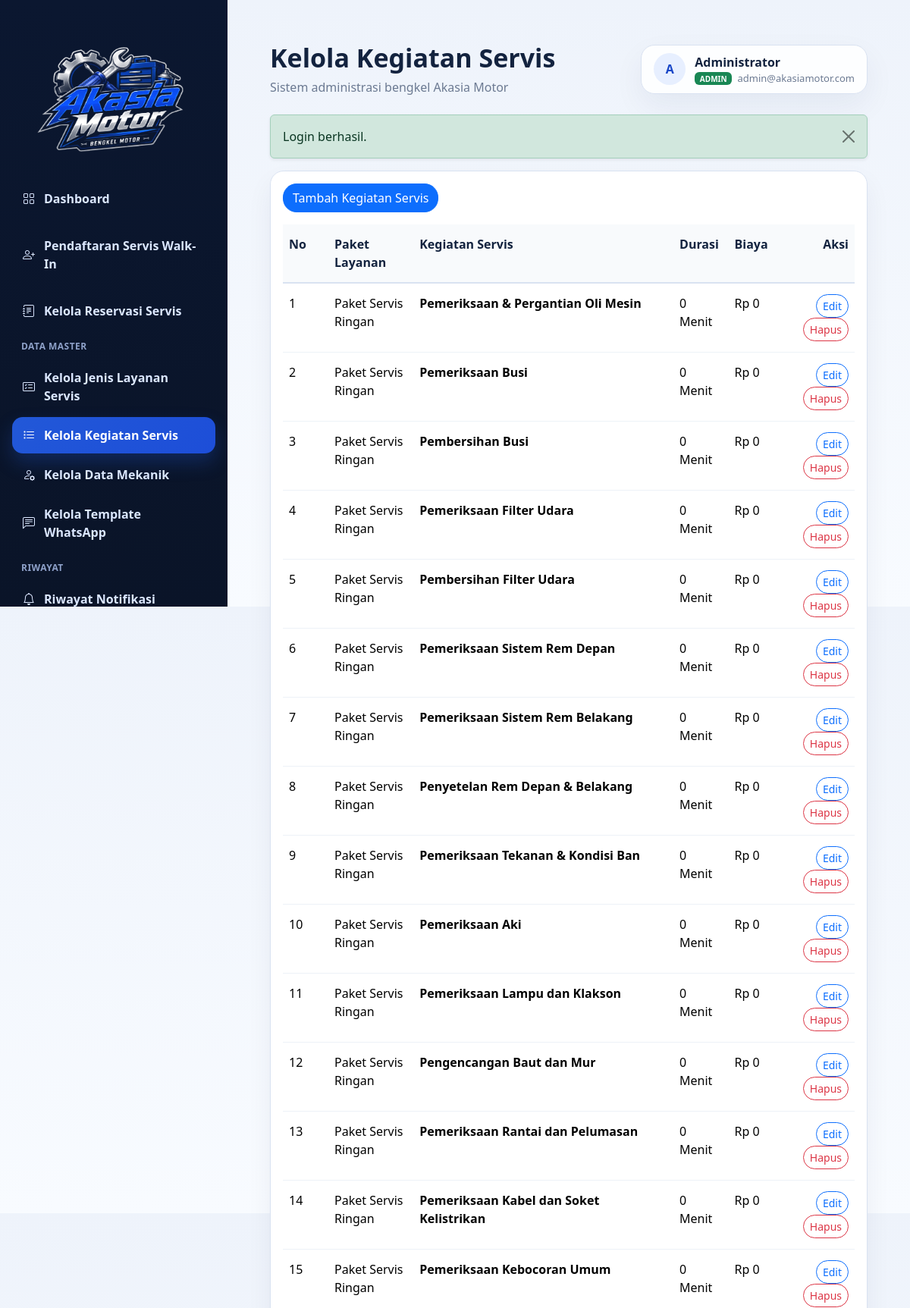
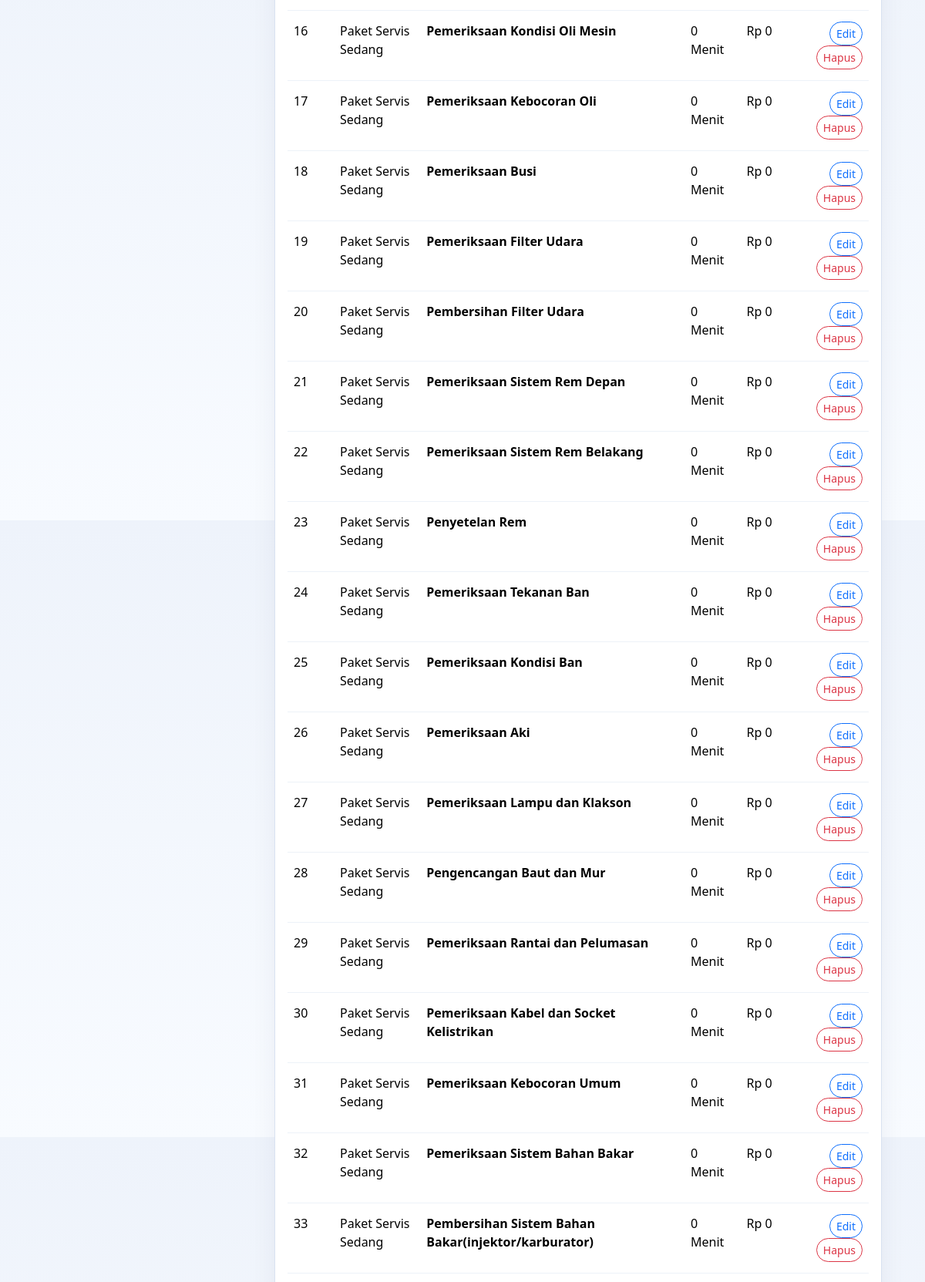
Screenshot of /akasia_admin/index.php?page=kegiatan_servis (signed in, upper part) with the database file from the repository (2 pictures, top to bottom).
### tables this page shows
CREATE TABLE `kegiatan_servis` (
  `id` int(11) NOT NULL,
  `jenis_layanan_id` int(11) NOT NULL,
  `nama_kegiatan` varchar(150) NOT NULL,
  `estimasi_durasi` int(11) NOT NULL DEFAULT 0 COMMENT 'Durasi dalam menit',
  `estimasi_biaya` decimal(12,2) NOT NULL DEFAULT 0.00,
  `is_active` tinyint(1) NOT NULL DEFAULT 1 COMMENT '1 = Aktif, 0 = Nonaktif'
);

CREATE TABLE `jenis_layanan` (
  `id` int(11) NOT NULL,
  `nama` varchar(100) NOT NULL,
  `deskripsi` text DEFAULT NULL,
  `estimasi_durasi` int(11) NOT NULL DEFAULT 0 COMMENT 'Durasi dalam menit',
  `estimasi_biaya_jasa` decimal(12,2) NOT NULL DEFAULT 0.00,
  `is_custom` tinyint(1) NOT NULL DEFAULT 0 COMMENT '1 jika layanan bersifat dinamis/custom',
  `is_active` tinyint(1) NOT NULL DEFAULT 1 COMMENT '1 = Aktif, 0 = Nonaktif'
);

### akasia_admin/index.php (called while the page is built, shortened)
<?php
$page = $_GET['page'] ?? 'dashboard';
$pageFile = __DIR__ . '/pages/' . $page . '.php';
require __DIR__ . '/layout/header.php';
require __DIR__ . '/layout/sidebar.php';
require $pageFile;
require __DIR__ . '/layout/footer.php';

### akasia_admin/pages/kegiatan_servis.php (the view, shortened to what this page needs)
<?php
$kegiatanStmt = $pdo->query("
    SELECT ks.id, ks.nama_kegiatan, ks.jenis_layanan_id, jl.nama AS layanan, ks.estimasi_durasi, ks.estimasi_biaya, ks.is_active,
           (SELECT COUNT(id) FROM reservasi_kegiatan WHERE kegiatan_servis_id = ks.id) AS is_used
    FROM kegiatan_servis ks
    INNER JOIN jenis_layanan jl ON jl.id = ks.jenis_layanan_id
    ORDER BY jl.id ASC, ks.id ASC
");
$kegiatanServisList = $kegiatanStmt->fetchAll();
?>
<div class="card border-0 shadow-sm">
    <div class="card-body">
        <div class="toolbar mb-3">
            <div class="toolbar-group">
                <a href="index.php?page=kegiatan_servis&form=tambah" class="btn btn-primary">Tambah Kegiatan Servis</a>
            </div>
        </div>
        <div class="table-responsive">
            <table class="table align-middle">
                <thead class="table-light">
                    <tr>
                        <th style="width: 60px;">No</th>
                        <th>Paket Layanan</th>
                        <th>Kegiatan Servis</th>
                        <th>Durasi</th>
                        <th>Biaya</th>
                        <th class="text-end">Aksi</th>
                    </tr>
                </thead>
                <tbody>
                    <?php foreach ($kegiatanServisList as $index => $item): ?>
                        <tr>
                            <td><?= $index + 1 ?></td>
                            <td><?= htmlspecialchars($item['layanan']) ?></td>
                            <td class="fw-semibold">
    <?= htmlspecialchars($item['nama_kegiatan']) ?>
</td>
                            <td><?= (int) $item['estimasi_durasi'] ?> Menit</td>
                            <td>Rp <?= number_format($item['estimasi_biaya'], 0, ',', '.') ?></td>
<td class="text-end">
    <a href="index.php?page=kegiatan_servis&edit=<?= (int) $item['id'] ?>" class="btn btn-sm btn-outline-primary">Edit</a>
    <?php if ((int)$item['is_active'] === 0): ?>
        <form method="post" action="index.php?page=kegiatan_servis" class="d-inline">
            <input type="hidden" name="action" value="toggle_active_kegiatan_servis">
            <input type="hidden" name="id" value="<?= (int) $item['id'] ?>">
            <input type="hidden" name="is_active" value="1">
            <button type="submit" class="btn btn-sm btn-success">Aktifkan</button>
        </form>
    <?php else: ?>
        <?php if ((int)$item['is_used'] > 0): ?>
            <form method="post" action="index.php?page=kegiatan_servis" class="d-inline" onsubmit="return confirm('Data sudah digunakan pada transaksi reservasi.\nData tidak dapat dihapus agar riwayat transaksi tetap terjaga.\nApakah Anda ingin menonaktifkan data ini?');">
                <input type="hidden" name="action" value="toggle_active_kegiatan_servis">
                <input type="hidden" name="id" value="<?= (int) $item['id'] ?>">
                <input type="hidden" name="is_active" value="0">
                <button type="submit" class="btn btn-sm btn-outline-danger">Hapus</button>
            </form>
        <?php else: ?>
            <form method="post" action="index.php?page=kegiatan_servis" class="d-inline" onsubmit="return confirm('Apakah Anda yakin ingin menghapus kegiatan servis ini secara permanen?');">
                <button type="submit" class="btn btn-sm btn-outline-danger">Hapus</button>
            </form>
        <?php endif; ?>
    <?php endif; ?>
</td>
                        </tr>
                    <?php endforeach; ?>
                </tbody>
            </table>
        </div>
    </div>
</div>

### akasia_admin/assets/css/style.css (style rules this page uses)
:root { --sidebar-bg: #0b1730; --sidebar-soft: #11244a; --sidebar-active: #2258d8; --sidebar-text: #dbe7ff; --body-bg: #f4f7fb; --surface: #ffffff; --border: #d9e2f1; --title: #13233f; --muted: #6c7a92; --success-soft: #e9fbf0; --warning-soft: #fff5de; --danger-soft: #fff0ef; --status-1-bg: #e3f2fd; --status-1-text: #1565c0; --status-2-bg: #e8f5e9; --status-2-text: #2e7d32; --status-3-bg: #fff3e0; --status-3-text: #ef6c00; --status-4-bg: #fce4ec; --status-4-text: #c2185b; --status-5-bg: #f3e5f5; --status-5-text: #7b1fa2; --status-6-bg: #e0f2f1; --status-6-text: #00695c; }
* { box-sizing: border-box; }
body { margin: 0; font-family: "Segoe UI", Tahoma, Geneva, Verdana, sans-serif; background: linear-gradient(180deg, #eef3fb 0%, #f8fbff 100%); color: var(--title); overflow-x: hidden; }
.card, .topbar-user, .form-control, .form-select, .btn, .modal-content { border-radius: 18px; }
.card { border: 1px solid var(--border) !important; box-shadow: 0 16px 34px rgba(16, 37, 74, 0.06) !important; }
.toolbar { display: flex; align-items: center; justify-content: space-between; gap: 16px; margin-bottom: 20px; flex-wrap: wrap; }
.toolbar-group { display: flex; align-items: center; gap: 12px; flex-wrap: wrap; }
.table > :not(caption) > * > * { padding-top: 14px; padding-bottom: 14px; border-bottom-color: #edf2f8; vertical-align: top; }
.table thead th { font-weight: 700; color: var(--title); background: #f8fafc; border-bottom: 2px solid var(--border); }
.table-responsive { overflow-x: auto; }

### rows the page displays
kegiatan_servis: jenis_layanan.nama "Paket Servis Ringan", nama_kegiatan "Pemeriksaan & Pergantian Oli Mesin", estimasi_durasi "0", estimasi_biaya "0"
kegiatan_servis: jenis_layanan.nama "Paket Servis Ringan", nama_kegiatan "Pemeriksaan Busi", estimasi_durasi "0", estimasi_biaya "0"
kegiatan_servis: jenis_layanan.nama "Paket Servis Ringan", nama_kegiatan "Pembersihan Busi", estimasi_durasi "0", estimasi_biaya "0"
kegiatan_servis: jenis_layanan.nama "Paket Servis Ringan", nama_kegiatan "Pemeriksaan Filter Udara", estimasi_durasi "0", estimasi_biaya "0"
kegiatan_servis: jenis_layanan.nama "Paket Servis Ringan", nama_kegiatan "Pembersihan Filter Udara", estimasi_durasi "0", estimasi_biaya "0"
kegiatan_servis: jenis_layanan.nama "Paket Servis Ringan", nama_kegiatan "Pemeriksaan Sistem Rem Depan", estimasi_durasi "0", estimasi_biaya "0"
kegiatan_servis: jenis_layanan.nama "Paket Servis Ringan", nama_kegiatan "Pemeriksaan Sistem Rem Belakang", estimasi_durasi "0", estimasi_biaya "0"
kegiatan_servis: jenis_layanan.nama "Paket Servis Ringan", nama_kegiatan "Penyetelan Rem Depan & Belakang", estimasi_durasi "0", estimasi_biaya "0"
kegiatan_servis: jenis_layanan.nama "Paket Servis Ringan", nama_kegiatan "Pemeriksaan Tekanan & Kondisi Ban", estimasi_durasi "0", estimasi_biaya "0"
kegiatan_servis: jenis_layanan.nama "Paket Servis Ringan", nama_kegiatan "Pemeriksaan Aki", estimasi_durasi "0", estimasi_biaya "0"
kegiatan_servis: jenis_layanan.nama "Paket Servis Ringan", nama_kegiatan "Pemeriksaan Lampu dan Klakson", estimasi_durasi "0", estimasi_biaya "0"
kegiatan_servis: jenis_layanan.nama "Paket Servis Ringan", nama_kegiatan "Pengencangan Baut dan Mur", estimasi_durasi "0", estimasi_biaya "0"
kegiatan_servis: jenis_layanan.nama "Paket Servis Ringan", nama_kegiatan "Pemeriksaan Rantai dan Pelumasan", estimasi_durasi "0", estimasi_biaya "0"
kegiatan_servis: jenis_layanan.nama "Paket Servis Ringan", nama_kegiatan "Pemeriksaan Kabel dan Soket Kelistrikan", estimasi_durasi "0", estimasi_biaya "0"
kegiatan_servis: jenis_layanan.nama "Paket Servis Ringan", nama_kegiatan "Pemeriksaan Kebocoran Umum", estimasi_durasi "0", estimasi_biaya "0"
kegiatan_servis: jenis_layanan.nama "Paket Servis Sedang", nama_kegiatan "Pemeriksaan Kondisi Oli Mesin", estimasi_durasi "0", estimasi_biaya "0"
kegiatan_servis: jenis_layanan.nama "Paket Servis Sedang", nama_kegiatan "Pemeriksaan Kebocoran Oli", estimasi_durasi "0", estimasi_biaya "0"
kegiatan_servis: jenis_layanan.nama "Paket Servis Sedang", nama_kegiatan "Pemeriksaan Busi", estimasi_durasi "0", estimasi_biaya "0"
kegiatan_servis: jenis_layanan.nama "Paket Servis Sedang", nama_kegiatan "Pemeriksaan Filter Udara", estimasi_durasi "0", estimasi_biaya "0"
kegiatan_servis: jenis_layanan.nama "Paket Servis Sedang", nama_kegiatan "Pembersihan Filter Udara", estimasi_durasi "0", estimasi_biaya "0"
kegiatan_servis: jenis_layanan.nama "Paket Servis Sedang", nama_kegiatan "Pemeriksaan Sistem Rem Depan", estimasi_durasi "0", estimasi_biaya "0"
kegiatan_servis: jenis_layanan.nama "Paket Servis Sedang", nama_kegiatan "Pemeriksaan Sistem Rem Belakang", estimasi_durasi "0", estimasi_biaya "0"
kegiatan_servis: jenis_layanan.nama "Paket Servis Sedang", nama_kegiatan "Penyetelan Rem", estimasi_durasi "0", estimasi_biaya "0"
kegiatan_servis: jenis_layanan.nama "Paket Servis Sedang", nama_kegiatan "Pemeriksaan Tekanan Ban", estimasi_durasi "0", estimasi_biaya "0"
kegiatan_servis: jenis_layanan.nama "Paket Servis Sedang", nama_kegiatan "Pemeriksaan Kondisi Ban", estimasi_durasi "0", estimasi_biaya "0"
kegiatan_servis: jenis_layanan.nama "Paket Servis Sedang", nama_kegiatan "Pemeriksaan Aki", estimasi_durasi "0", estimasi_biaya "0"
kegiatan_servis: jenis_layanan.nama "Paket Servis Sedang", nama_kegiatan "Pemeriksaan Lampu dan Klakson", estimasi_durasi "0", estimasi_biaya "0"
kegiatan_servis: jenis_layanan.nama "Paket Servis Sedang", nama_kegiatan "Pengencangan Baut dan Mur", estimasi_durasi "0", estimasi_biaya "0"
kegiatan_servis: jenis_layanan.nama "Paket Servis Sedang", nama_kegiatan "Pemeriksaan Rantai dan Pelumasan", estimasi_durasi "0", estimasi_biaya "0"
kegiatan_servis: jenis_layanan.nama "Paket Servis Sedang", nama_kegiatan "Pemeriksaan Kabel dan Socket Kelistrikan", estimasi_durasi "0", estimasi_biaya "0"
kegiatan_servis: jenis_layanan.nama "Paket Servis Sedang", nama_kegiatan "Pemeriksaan Kebocoran Umum", estimasi_durasi "0", estimasi_biaya "0"
kegiatan_servis: jenis_layanan.nama "Paket Servis Sedang", nama_kegiatan "Pemeriksaan Sistem Bahan Bakar", estimasi_durasi "0", estimasi_biaya "0"
kegiatan_servis: jenis_layanan.nama "Paket Servis Sedang", nama_kegiatan "Pembersihan Sistem Bahan Bakar(injektor/karburator)", estimasi_durasi "0", estimasi_biaya "0"

### other values shown
$pageTitle "Kelola Kegiatan Servis"
substr($adminUser['nama'] ?? 'U', 0, 1) "A"
$adminUser['nama'] "Administrator"
$userRole "ADMIN"
$adminUser['email'] "admin@akasiamotor.com"
$flash['message'] "Login berhasil."
